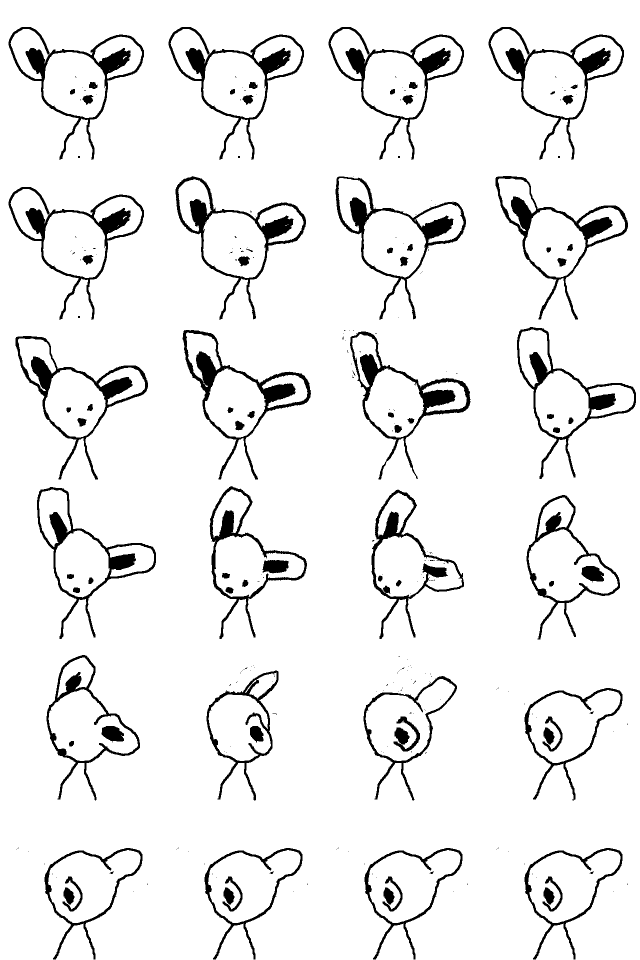
#> input picture microproc-versions/obear-turning.png, 1280 x 1920 px, found by its file name (shown at 1/2 size); its folder holds 5 pictures in this run
$ python spritesheet-to-files.py
#> lines starting #> are read from the running program, lines starting #| are printed output that depends on the picture
#> in loadImage, image is the input picture: PIL image 1280x1920 RGBA; mean R, G, B, A 12.1, 12.1, 12.1, 18.5
#| <PIL.PngImagePlugin.PngImageFile image mode=RGBA size=1280x1920 at 0x7FDC10CD1450>
import math
import random
import time

from PIL import (
    Image,
    ImageDraw,
    ImageEnhance,
)

# config.canvasImage is the final layer or image to be rendered
# everything else gets pasted on to this image layer
# the filtering happens to this canvasImage as well

# ----------------------------------------------------##----------------------------------------------------#
def pieceLogger(arg):
    print(arg)

# ----------------------------------------------------##----------------------------------------------------#
class SpriteAnimation:

    frameWidth = 64
    frameHeight = 64
    totalFrames = 24
    frameCols = 4
    frameRows = 5
    sliceCol = 0
    sliceRow = 0

    sliceWidth = 64
    sliceHeight = 64

    sliceXOffset = 0
    sliceYOffset = 0

    startFrame = 0
    endFrame = 24
    currentFrame = 0
    playCount = 0
    step = 1
    animSpeedMin = 2
    animSpeedMax = 4

    direction = 1
    reversing = False

    animationRotation = 0
    animationRotationRate = 0

    randomPlacement = True
    resizeAnimationToFit = False
    animationWidth = 256
    animationHeight = 256

    name = "default"

    xPos = 0
    yPos = 0

    frameArray = []

    pause = False

    def __init__(self, config):
        self.config = config
        self.imageFrame = Image.new("RGBA", (self.frameWidth, self.frameHeight))
#> self.imageFrame: PIL image 64x64 RGBA; every value is 0

    # ----------------------------------------------------##----------------------------------------------------#
    def prepSlices(self):
        frame = 0
        self.frameArray = []
        for r in range(self.frameRows):
            for c in range(self.frameCols):
                if frame < self.totalFrames:
                    xPos = c * self.frameWidth + self.sliceXOffset
                    yPos = r * self.frameHeight + self.sliceYOffset

                    frameSlice = self.image.crop((xPos, yPos, xPos + self.sliceWidth, yPos + self.sliceHeight))

                    if self.resizeAnimationToFit:
                        frameSlice = frameSlice.resize((self.animationWidth, self.animationHeight))

                    if self.animationRotation != 0:
                        frameSlice = frameSlice.rotate(self.animationRotation, 0, 1)

                    if self.config.brightness != 1.0:
                        enhancer = ImageEnhance.Brightness(frameSlice)
                        frameSlice = enhancer.enhance(self.config.brightness)

                    if frame == 0:
                        self.firstFrame = frameSlice.copy()
                    self.frameArray.append(frameSlice)
                    frame += 1
#> after the loop, frame = 20; self.frameArray = 20 items

        pieceLogger(f"{self.name} prep done. Number of Frames:{len(self.frameArray)}")
        # exit()

    # ----------------------------------------------------##----------------------------------------------------#

    def saveSlices(self,baseName = "img") :
#> called with baseName = 'obeart'
        count  = 0

        for f in self.frameArray :
            f = f.convert("RGBA")
            suffix = "00"
            if count > 9 :
                suffix = "0"
            fn = f"{baseName}{suffix}{count}.png"
            f.save(fn)
            count += 1
#> this loop made 20 passes
#> (suffix, fn) on passes 1 to 12: ('00', 'obeart000.png'), ('00', 'obeart001.png'), ('00', 'obeart002.png'), ('00', 'obeart003.png'), ('00', 'obeart004.png'), ('00', 'obeart005.png'), ('00', 'obeart006.png'), ('00', 'obeart007.png'), ('00', 'obeart008.png'), ('00', 'obeart009.png'), ('0', 'obeart010.png'), ('0', 'obeart011.png')
#> pass 1, in saveSlices, `f = f.convert("RGBA")`:
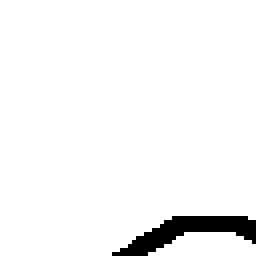
#> f: PIL image 64x64 RGBA (shown 4 times larger); mean R, G, B, A 225.7, 225.7, 225.7, 9.8; transparent parts drawn white
#> pass 2, in saveSlices, `f = f.convert("RGBA")`:
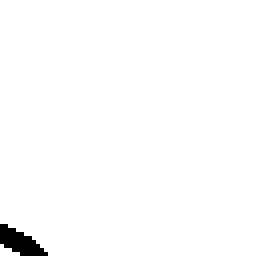
#> f: PIL image 64x64 RGBA (shown 4 times larger); mean R, G, B, A 215.2, 215.2, 215.2, 3.3; transparent parts drawn white
#> after the loop, count = 20

    # ----------------------------------------------------##----------------------------------------------------#

    def getNextFrame(self):
        # img = self.frameArray[self.currentFrame]

        if self.totalFrames == 1:
            self.currentFrame = 0
        elif not self.pause:
            self.playCount += self.step
            if self.reversing:
                if self.playCount % self.animSpeed == 0:
                    self.currentFrame += self.direction

                if self.currentFrame >= self.endFrame:
                    self.direction *= -1
                    self.currentFrame = self.endFrame - 1

                    # if self.direction > 0 :
                    #     self.currentFrame = self.endFrame

                if self.currentFrame < self.startFrame:
                    self.direction *= -1
                    self.currentFrame = self.startFrame
                    # if self.direction < 0 :
                    #     self.currentFrame = self.startFrame
            elif self.playCount % self.animSpeed == 0:
                self.currentFrame += 1
                if self.currentFrame >= self.endFrame:
                    self.currentFrame = self.startFrame

    # ----------------------------------------------------##----------------------------------------------------#

    def nextFrameImg(self):
        return self.frameArray[self.currentFrame]


# ----------------------------------------------------##----------------------------------------------------#
def loadImage(spriteSheet):
    image = Image.open(spriteSheet, "r")
    image.load()
    # imgHeight = image.getbbox()[3]
    return image

class Config() :
    def __init__(self) :
        pass

def start() :
    # img = loadImage("./spritesheets/babyanimalsheet-pensive-left.png")
    img = loadImage("./spritesheets/obear-turning.png")
    # [6 lines of commented-out code are left out]
    print(img)
    config = Config()
    config.brightness = 1.0
    spritesheetobj = SpriteAnimation(config)
    spritesheetobj.image = img
    spritesheetobj.frameCols = 4
    spritesheetobj.frameRows = 5
    spritesheetobj.prepSlices()
    spritesheetobj.saveSlices("obeart")

start()
